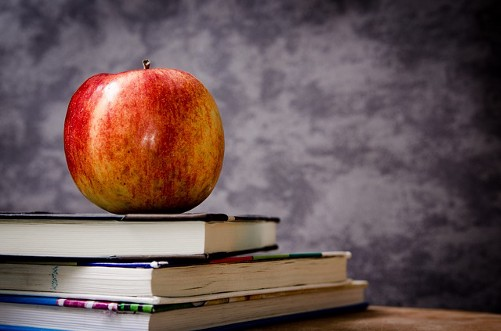
#> input picture Media/apple.jpeg, 501 x 331 px, found by its file name
$ python basic.py
#> lines starting #> are read from the running program, lines starting #| are printed output that depends on the picture
import numpy as np
import cv2

img = cv2.imread('./Media/apple.jpeg')
#> img is the input picture: shape (331, 501, 3); mean B, G, R 86, 86.8, 108
gray_img = cv2.cvtColor(img, cv2.COLOR_BGR2GRAY)
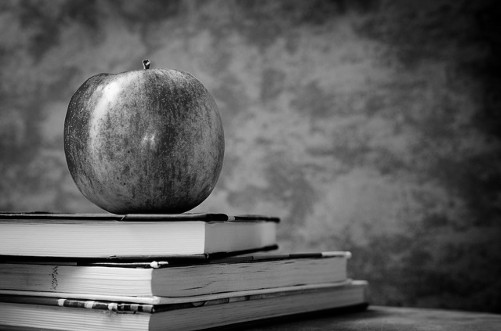
#> gray_img: shape (331, 501); min 0, max 254, mean 93.1

sift = cv2.SIFT_create()

keypoints, descrptors = sift.detectAndCompute(img, None)
#> keypoints = 286 keypoints; strongest (x, y, size): (154, 264, 3.8), (166, 262, 2), (149, 266, 2.8), (61, 302, 3.8)
sift_image = cv2.drawKeypoints(gray_img, keypoints, img)
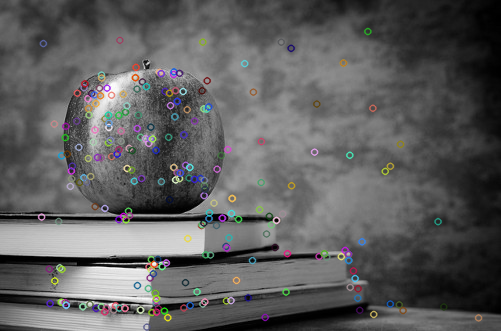
#> sift_image: shape (331, 501, 3); mean B, G, R 94.2, 94, 94.1

cv2.imshow('image', sift_image)

k = cv2.waitKey(0) & 0xff
#> (key Esc is pressed here)

if k == 27:
    cv2.destroyAllWindows()
